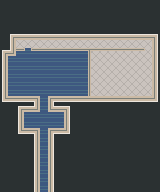

This game map was drawn from its Tiled (.tmx) file and the tilesets committed beside it. A one-line description and the trimmed map source follow:
An orthogonal 20x24 tile map with 8x8 px tiles, 1 tile layer (Tiles), 2 tilesets and 9 objects (JointChief1, JointChief2, JointChief3, N.O.T.B.A.D, PA3, ...).

<map version="1.0" orientation="orthogonal" width="20" height="24" tilewidth="8" tileheight="8">
 <tileset firstgid="1" source="sprites.tsx" />
 <tileset firstgid="49" source="tiles_basement.tsx" />
 <layer name="Tiles" width="20" height="24">
  <data>[480 cells, 480 non-empty, 26 distinct tile ids]</data>
 </layer>
 <objectgroup name="NPCs" width="20" height="24">
  <object name="JointChief1" gid="21" x="40" y="64" />
  <object name="JointChief2" gid="21" x="56" y="64" />
  <object name="JointChief3" gid="21" x="24" y="64" />
  <object name="N.O.T.B.A.D" gid="25" x="120" y="80" />
  <object name="PA3" gid="11" x="56" y="128" />
  <object name="StairsToWhiteHouse" gid="31" x="40" y="160" />
  <object name="Marketing5" gid="28" x="24" y="128" />
  <object name="DoorToNotbad" gid="26" x="24" y="56" />
  <object gid="41" x="40" y="152" />
 </objectgroup>
 <objectgroup name="Rooms" width="20" height="24" visible="0" />
</map>
